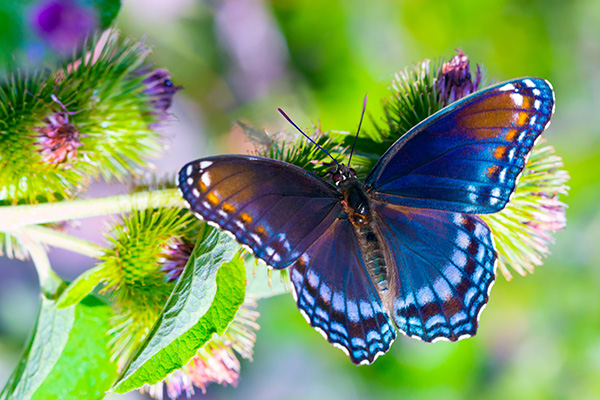
#> input picture lecture/scientific_programming/butterfly.jpg, 600 x 400 px
$ python image_statistics.py   (Python 2 division)   (older library calls are emulated)
#> lines starting #> are read from the running program, lines starting #| are printed output that depends on the picture; long printed decimals are rounded
'''
In order to be able to run this example, first execute
sudo apt-get install python-tk
'''

import matplotlib.pyplot as plt
import cv2
import numpy as np

fig = plt.figure()

image = cv2.imread('butterfly.jpg')
#> image is the input picture: shape (400, 600, 3); mean B, G, R 105.5, 152.7, 124.6
sub_plot = fig.add_subplot(1, 3, 1)
plt.imshow(cv2.cvtColor(image, cv2.COLOR_BGR2RGB))
sub_plot.set_title('Image')

gray = cv2.cvtColor(image, cv2.COLOR_BGR2GRAY)
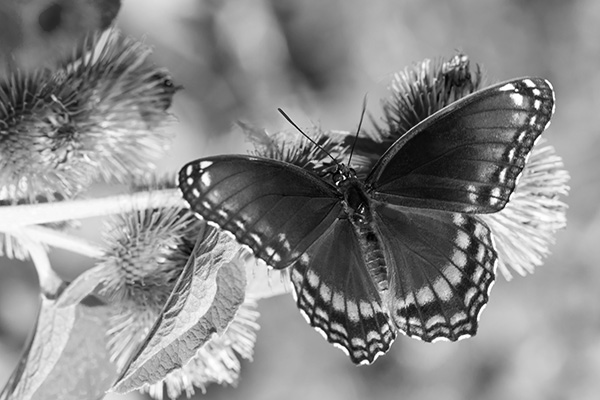
#> gray: shape (400, 600); min 0, max 255, mean 138.9
sub_plot = fig.add_subplot(1, 3, 2)
plt.imshow(gray, cmap='gray')
sub_plot.set_title('Grayscale image')

print 'Average pixel value is ' + str(np.mean(gray))
#| Average pixel value is 138.917
print 'Median pixel value is ' + str(np.median(gray))
#| Median pixel value is 151.0

sub_plot = fig.add_subplot(1, 3, 3)
plt.hist(image.flatten(), 50, normed=1, facecolor='green', alpha=0.75)
sub_plot.set_title('Histogram')

plt.show()
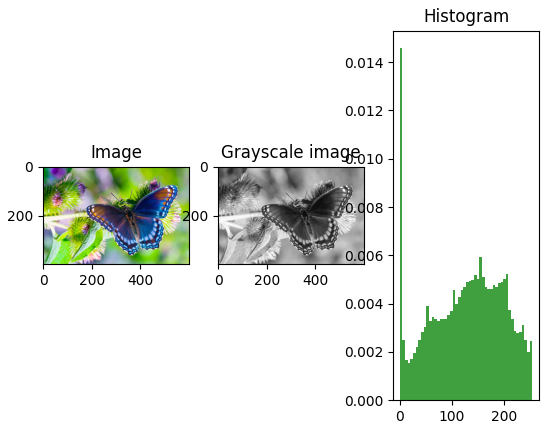
#> figure drawn by matplotlib, 3 panels; panel 3: tallest bar 0.0146 high, from x = 0 to 5.1
